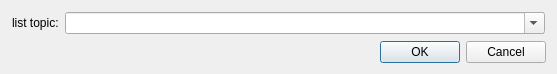
<?xml version="1.0" encoding="UTF-8"?>
<ui version="4.0">
 <class>dialog</class>
 <widget class="QDialog" name="dialog">
  <property name="geometry">
   <rect>
    <x>0</x>
    <y>0</y>
    <width>557</width>
    <height>63</height>
   </rect>
  </property>
  <property name="windowTitle">
   <string>Feature Client Config</string>
  </property>
  <layout class="QVBoxLayout" name="verticalLayout">
   <item>
    <widget class="QFrame" name="frame_4">
     <layout class="QFormLayout" name="formLayout_2">
      <property name="fieldGrowthPolicy">
       <enum>QFormLayout::ExpandingFieldsGrow</enum>
      </property>
      <property name="margin">
       <number>1</number>
      </property>
      <item row="0" column="0">
       <widget class="QLabel" name="label_2">
        <property name="text">
         <string>list topic:</string>
        </property>
       </widget>
      </item>
      <item row="0" column="1">
       <widget class="QComboBox" name="comboBox_listTopic">
        <property name="sizePolicy">
         <sizepolicy hsizetype="MinimumExpanding" vsizetype="Fixed">
          <horstretch>0</horstretch>
          <verstretch>0</verstretch>
         </sizepolicy>
        </property>
        <property name="editable">
         <bool>true</bool>
        </property>
       </widget>
      </item>
     </layout>
    </widget>
   </item>
   <item>
    <widget class="QDialogButtonBox" name="buttonBox">
     <property name="orientation">
      <enum>Qt::Horizontal</enum>
     </property>
     <property name="standardButtons">
      <set>QDialogButtonBox::Cancel|QDialogButtonBox::Ok</set>
     </property>
    </widget>
   </item>
  </layout>
 </widget>
 <resources/>
 <connections>
  <connection>
   <sender>buttonBox</sender>
   <signal>accepted()</signal>
   <receiver>dialog</receiver>
   <slot>accept()</slot>
   <hints>
    <hint type="sourcelabel">
     <x>248</x>
     <y>254</y>
    </hint>
    <hint type="destinationlabel">
     <x>157</x>
     <y>274</y>
    </hint>
   </hints>
  </connection>
  <connection>
   <sender>buttonBox</sender>
   <signal>rejected()</signal>
   <receiver>dialog</receiver>
   <slot>reject()</slot>
   <hints>
    <hint type="sourcelabel">
     <x>316</x>
     <y>260</y>
    </hint>
    <hint type="destinationlabel">
     <x>286</x>
     <y>274</y>
    </hint>
   </hints>
  </connection>
 </connections>
</ui>
